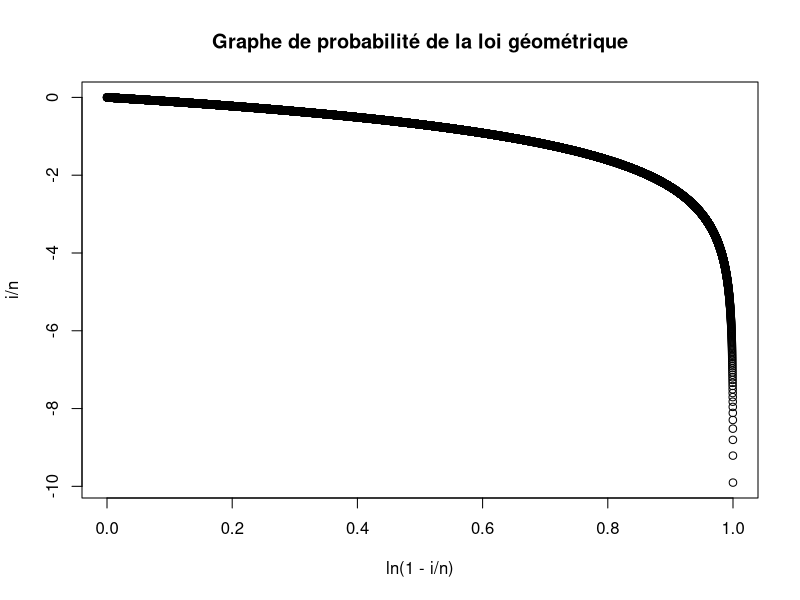

Write R code to recreate this figure.
ordo <- c()
absc <- c()
n <- 20000
i <- 1
while (i < n) {
  ordo[i] = i/n
  i = i + 1
}

h <- function(x) {
  return(log(1-x))
}

i <- 1
while (i < n) {
  absc[i] <- h(ordo[i])
  i = i + 1
}
plot(ordo, main="Graphe de probabilité de la loi géométrique", absc, xlab="ln(1 - i/n)", ylab="i/n")
print(lm(ordo ~ absc))